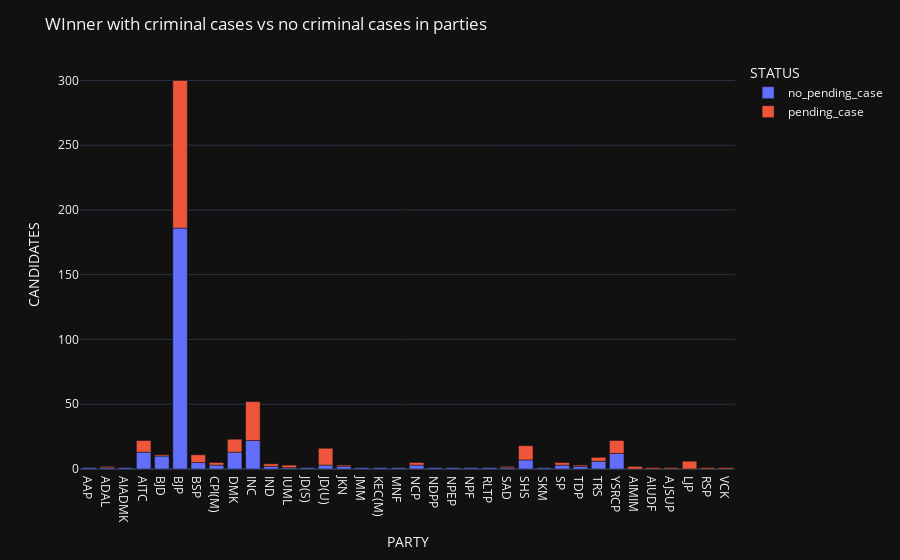

Notebook source saved alongside this figure:
### Markdown cell above
Sum of criminal cases of candidates  of each parties.

### Code cell
winners1=winner_df[winner_df['CRIMINAL CASES']!=0]
winners0=winner_df[winner_df['CRIMINAL CASES']==0]

winners_cri=winners1.groupby('PARTY')['NAME'].count().reset_index(name ='CANDIDATES')
winners_no_cri=winners0.groupby('PARTY')['NAME'].count().reset_index(name ='CANDIDATES')

winners_cri['STATUS']='pending_case'
winners_no_cri['STATUS']='no_pending_case'

final_winners=pd.concat([winners_no_cri,winners_cri])

fig = px.bar(final_winners,x ='PARTY',y= 'CANDIDATES',color ='STATUS')
fig.update_layout(title_text ='WInner with criminal cases vs no criminal cases in parties', template = 'plotly_dark')
fig.show()

### Figure 1 — Plotly figure (JSON) as saved in the notebook; plotly's stock layout.template omitted (floating-point values rounded to 4 significant figures)
{"data": [{"alignmentgroup": "True", "hovertemplate": "STATUS=no_pending_case<br>PARTY=%{x}<br>CANDIDATES=%{y}<extra></extra>", "legendgroup": "no_pending_case", "marker": {"color": "#636efa", "pattern": {"shape": ""}}, "name": "no_pending_case", "offsetgroup": "no_pending_case", "orientation": "v", "showlegend": true, "textposition": "auto", "type": "bar", "x": ["AAP", "ADAL", "AIADMK", "AITC", "BJD", "BJP", "BSP", "CPI(M)", "DMK", "INC", "IND", "IUML", "JD(S)", "JD(U)", "JKN", "JMM", "KEC(M)", "MNF", "NCP", "NDPP", "NPEP", "NPF", "RLTP", "SAD", "SHS", "SKM", "SP", "TDP", "TRS", "YSRCP"], "xaxis": "x", "y": [1, 1, 1, 13, 10, 186, 5, 3, 13, 22, 2, 1, 1, 3, 2, 1, 1, 1, 3, 1, 1, 1, 1, 1, 7, 1, 3, 2, 6, 12], "yaxis": "y"}, {"alignmentgroup": "True", "hovertemplate": "STATUS=pending_case<br>PARTY=%{x}<br>CANDIDATES=%{y}<extra></extra>", "legendgroup": "pending_case", "marker": {"color": "#EF553B", "pattern": {"shape": ""}}, "name": "pending_case", "offsetgroup": "pending_case", "orientation": "v", "showlegend": true, "textposition": "auto", "type": "bar", "x": ["ADAL", "AIMIM", "AITC", "AIUDF", "AJSUP", "BJD", "BJP", "BSP", "CPI(M)", "DMK", "INC", "IND", "IUML", "JD(U)", "JKN", "LJP", "NCP", "RSP", "SAD", "SHS", "SP", "TDP", "TRS", "VCK", "YSRCP"], "xaxis": "x", "y": [1, 2, 9, 1, 1, 1, 114, 6, 2, 10, 30, 2, 2, 13, 1, 6, 2, 1, 1, 11, 2, 1, 3, 1, 10], "yaxis": "y"}], "layout": {"barmode": "relative", "legend": {"title": {"text": "STATUS"}, "tracegroupgap": 0}, "margin": {"t": 60}, "title": {"text": "WInner with criminal cases vs no criminal cases in parties"}, "xaxis": {"anchor": "y", "domain": [0.0, 1.0], "title": {"text": "PARTY"}}, "yaxis": {"anchor": "x", "domain": [0.0, 1.0], "title": {"text": "CANDIDATES"}}}}
